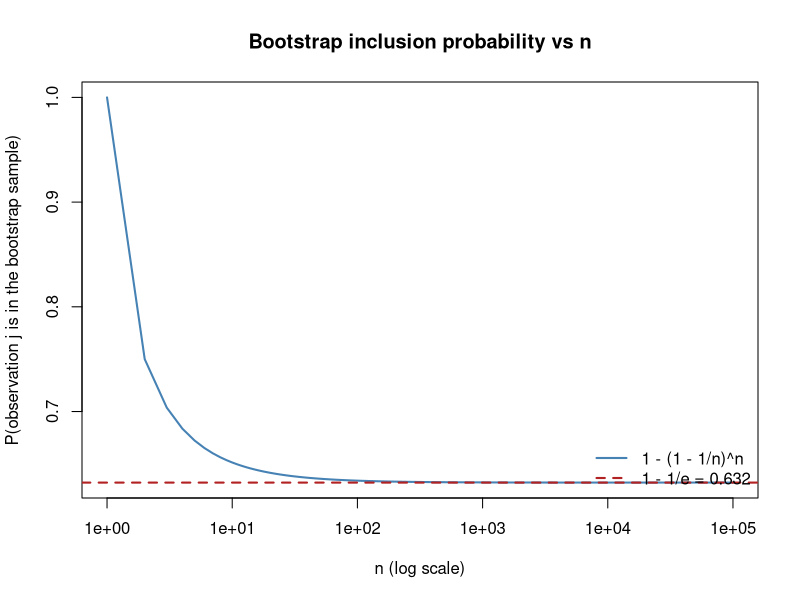

Write the R code that produced this figure.
## ---- chunk 1
knitr::opts_chunk$set(echo = TRUE)
## ---- chunk 2
## Probability the first bootstrap draw is not observation j
n <- 5
1 - 1 / n
## ---- chunk 3
## Independent of the first draw
1 - 1 / n
## ---- chunk 4
n <- 5
p_in <- 1 - (1 - 1 / n)^n
p_in
## ---- chunk 5
n <- 100
1 - (1 - 1 / n)^n
## ---- chunk 6
n <- 10000
1 - (1 - 1 / n)^n
## ---- chunk 7
n_vals <- 1:100000
p_in <- 1 - (1 - 1 / n_vals)^n_vals

plot(n_vals, p_in, type = "l", log = "x",
     xlab = "n (log scale)",
     ylab = "P(observation j is in the bootstrap sample)",
     main = "Bootstrap inclusion probability vs n",
     col = "steelblue", lwd = 2)
abline(h = 1 - exp(-1), col = "firebrick", lty = 2, lwd = 2)
legend("bottomright",
       legend = c("1 - (1 - 1/n)^n", "1 - 1/e = 0.632"),
       col = c("steelblue", "firebrick"), lty = c(1, 2), lwd = 2, bty = "n")
## ---- chunk 8
c(n5 = 1 - (1 - 1/5)^5,
  n100 = 1 - (1 - 1/100)^100,
  n10000 = 1 - (1 - 1/10000)^10000,
  limit = 1 - exp(-1))
## ---- chunk 9
set.seed(1)
store <- rep(NA, 10000)
for (i in 1:10000) {
  store[i] <- sum(sample(1:100, replace = TRUE) == 4) > 0
}
mean(store)
